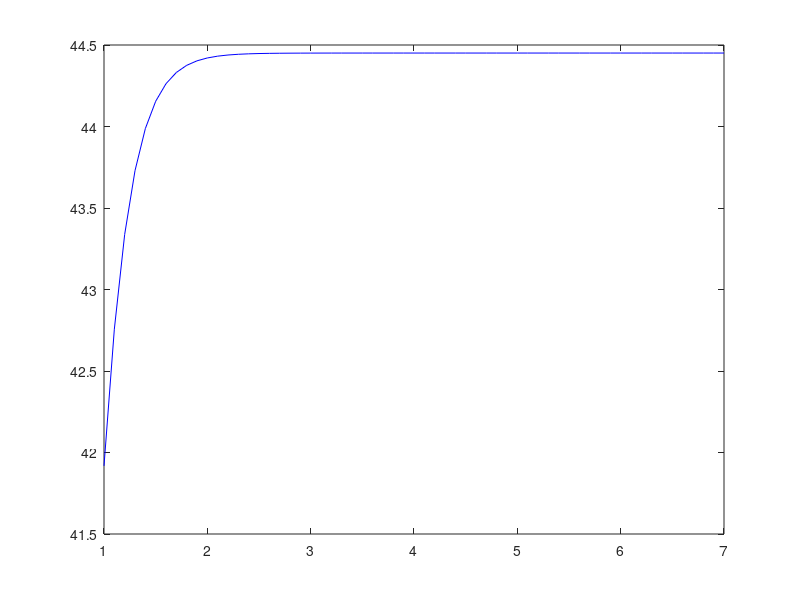

The MATLAB script that drew this image:
%gain stage

VT=25e-3
BFN=178.7
VAFN=69.7
RE1=100
RC1=1000
RB1=80000
RB2=20000
VBEON=0.7
VCC=12
RS=100

%DC analysis gain stage

RB=1/(1/RB1+1/RB2) %RB paralelo
VEQ=RB2/(RB1+RB2)*VCC #Voltage thevanin
IB1=(VEQ-VBEON)/(RB+(1+BFN)*RE1)
IC1=BFN*IB1 #IC1 = beta*IB1
IE1=(1+BFN)*IB1 #IE1 = IC1 + IB1
VE1=RE1*IE1
VO1=VCC-RC1*IC1
VCE=VO1-VE1

BFP = 227.3
VAFP = 37.2
RE2 = 100
VEBON = 0.7
load = 8

#AC analysis gain stage consts
gm1=IC1/VT
rpi1=BFN/gm1
ro1=VAFN/IC1

BFP = 227.3
VAFP = 37.2
RE2 = 100
VEBON = 0.7

%DC analysis output stage
VI2 = VO1
IE2 = (VCC-VEBON-VI2)/RE2
IC2 = BFP/(BFP+1)*IE2
VO2 = VCC - RE2*IE2

gm2 = IC2/VT;
go2 = IC2/VAFP;
gpi2 = gm2/BFP;
ge2 = 1/(RE2);

RSB=RB*RS/(RB+RS)

RE1=0
AV1 = RSB/RS * RC1*(RE1-gm1*rpi1*ro1)/((ro1+RC1+RE1)*(RSB+rpi1+RE1)+gm1*RE1*ro1*rpi1 - RE1^2)
AVI_DB = 20*log10(abs(AV1))
AV1simple =  - RSB/RS * gm1*RC1/(1+gm1*RE1)
AVIsimple_DB = 20*log10(abs(AV1simple))


ZI1 = 1/(1/RB+1/(((ro1+RC1+RE1)*(rpi1+RE1)+gm1*RE1*ro1*rpi1 - RE1^2)/(ro1+RC1+RE1)))
ZO1 = 1/(1/ro1+1/RC1)

AV2 = gm2/(gm2+gpi2+go2+ge2)
ZI2 = (gm2+gpi2+go2+ge2)/gpi2/(gpi2+go2+ge2)
ZO2 = 1/(gm2+gpi2+go2+ge2)


%total
gB = 1/(1/gpi2+ZO1)
AV = (gB+gm2/gpi2*gB)/(gB+ge2+go2+gm2/gpi2*gB)*AV1
AV_DB = 20*log10(abs(AV))
ZI=ZI1
ZO=1/(go2+gm2/gpi2*gB+ge2+gB)

jj = 1;

RE1 = 100

TGain = zeros(1, 10);
TGain_DB = zeros(1, 10);
logfreq = zeros(1, 10);

C1 = 1e-3;
C2 = 10e-3;
C3 =2e-3;

vin = 10e-3;

for t = 1:0.1:7

omega = 2*pi*power(10, t);
ZC1 = 1./(I*omega*C1);
ZC2 = 1./(I*omega*C2);
ZC3 = 1./(I*omega*C3);

ZReC1 = 1/(1/RE1 + 1/ZC2);
Zeq = 1/(1/RE2 + 1/(load + ZC3));

eq1 = [RS + ZC1 + RB, -RB, 0, 0, 0, 0, 0];
eq2 = [-RB, RB+rpi1 + ZReC1, 0, -ZReC1, 0, 0, 0];
eq3 = [0, rpi1*gm1, 1, 0, 0, 0, 0];
eq4 = [0, -ZReC1, -ro1, ZReC1+ro1+RC1, -RC1, 0, 0];
eq5 = [0, 0, 0, -RC1, 1/gpi2+RC1+Zeq, 0, -Zeq];
eq6 = [0, 0, 0, 0, 1/gpi2*gm2, 1, 0];
eq7 = [0, 0, 0, 0, -Zeq, -1/go2, Zeq+1/go2];

A = [eq1; eq2; eq3; eq4; eq5; eq6; eq7];

B = [vin; 0; 0; 0; 0; 0; 0];

X = A\B;
Vout = (X(7) - X(5))*Zeq;
TGain(jj) = Vout*load/(load + ZC3)/vin;
TGain_DB(jj) = 20*log10(abs(TGain(jj)));
logfreq(jj) = t;

jj = jj +1;
endfor


hGain = figure();
hACtotal = figure();
plot(logfreq, TGain_DB, "b");
print(hACtotal, "gainACtotal.eps", "-depsc");



